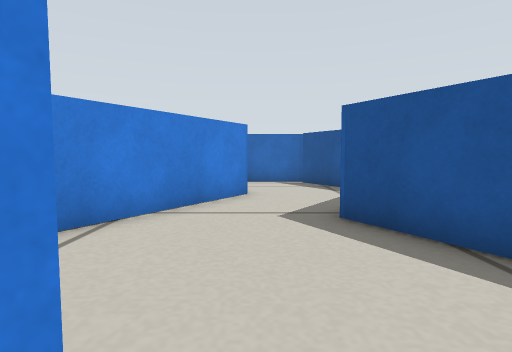
View 1 (above)

14 first-person views from a walk through a world built for the Gazebo simulator. The camera is 0.23 m above the floor, tilts 4° down and sees 80° across. The floor is counted in squares, 0.2 m on a side. Each view is taken from the middle of a square. On the plan, view 1 faces up. The plan holds only what a view shows up to about 13 squares ahead; the rest is blank.

View 2
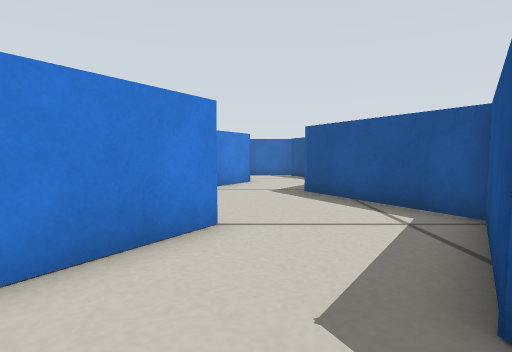

View 3
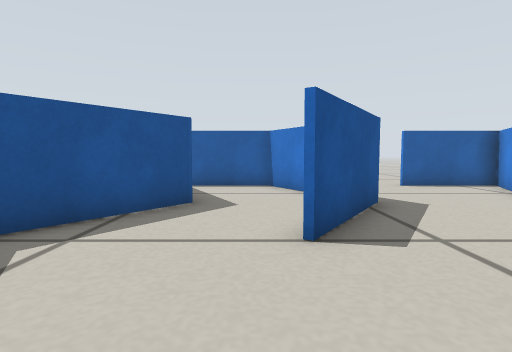

View 4
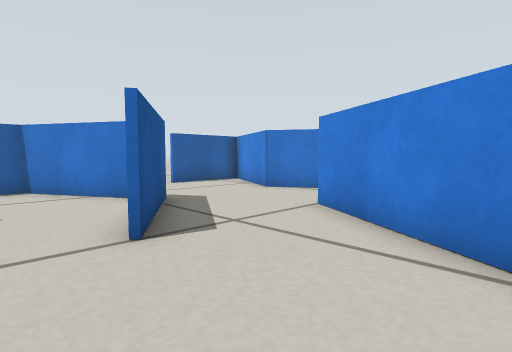

View 5
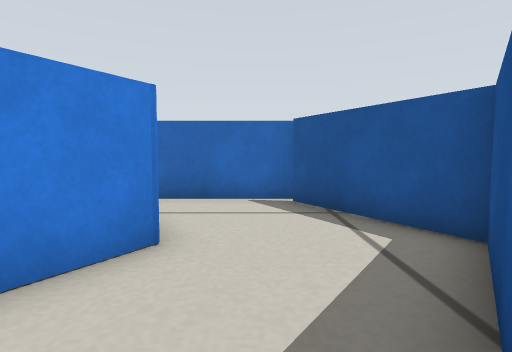

View 6
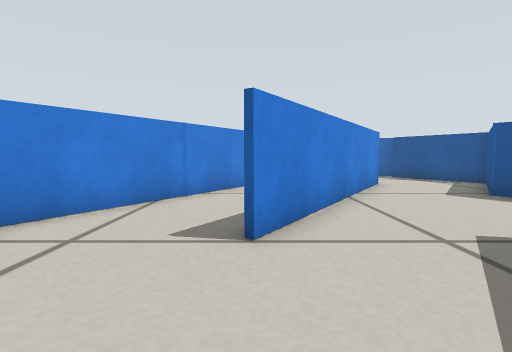

View 7
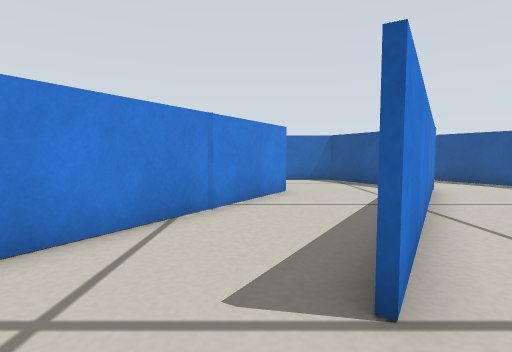

View 8
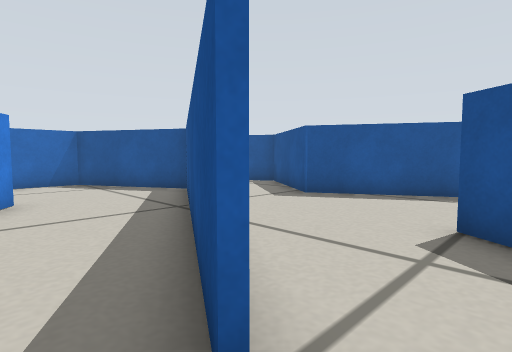

View 9
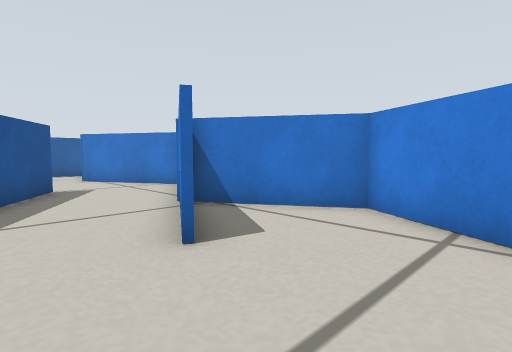

View 10
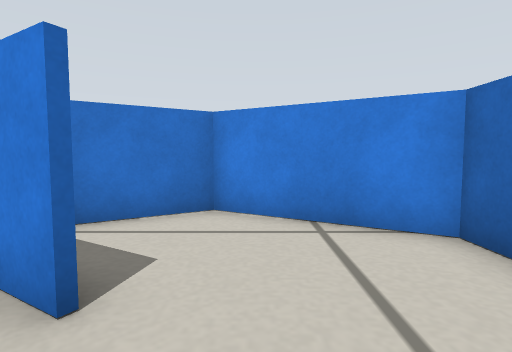

View 11
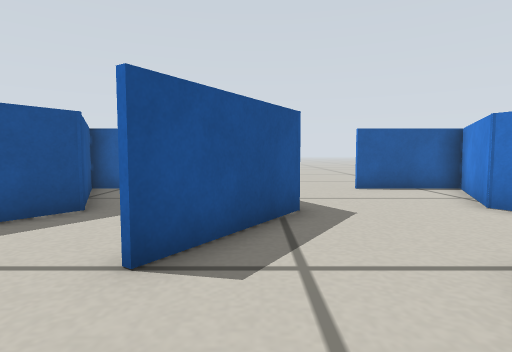

View 12
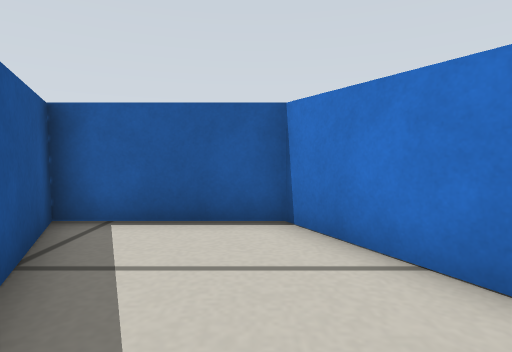

View 13
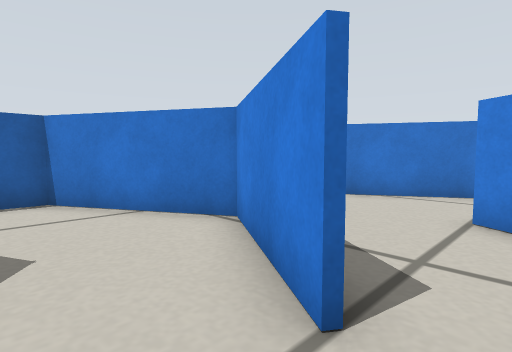

View 14
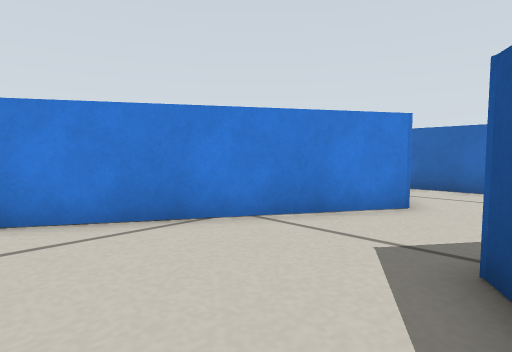

### Floor plan
Points are (right, up) in squares from view 1. A wall is a line through its corners. A room is listed if a view was taken in it or the views show most of it. See-through windows are left out.
Room 1 (views 1, 2, 3, 4, 5, 11, 12, 13, 14)
walls: (-0.6, 1) (-2.7, -2.2) (-0.5, -6.2) (3.5, -6.2) (1.5, -2.2) (4, 1.2) (1.5, 5.4) (4, 8.9) (1.9, 12.5); (-1.7, -0.3) (-0.8, 1.1); (-0.2, 8.9) (-4.5, 2); (2, 12.9) (-1.6, 12.9)
ways out: opening at (-3, 1) to room 2
Room 2 (views 6, 7, 8)
walls: (-5.2, 1) (-3.5, 3.8); (-2.9, -2.2) (-1.7, -0.3); (-4.5, 2) (-5.1, 0.9); (-9.3, 1.5) (-7, -2.5) (-8.9, -6.2) (-5.4, -6.2); (-6.6, 6) (-9.1, 1.8)
ways out: opening at (-3, 1) to room 1; opening at (-5, 5) to room 3; opening at (-3.5, -6)
Room 3 (views 9, 10)
walls: (-5, 8.7) (-6.6, 6); (-6.2, 12.9) (-7.1, 12.9) (-9.3, 9); (-9.1, 9.3) (-7.1, 5.7); (-3.5, 3.8) (-0.4, 8.9) (-2.8, 12.9) (-4.6, 12.9)
ways out: opening at (-5, 5) to room 2

Positions as (right, up) in squares from view 1, and headings:
1: (0, 0), facing up
2: (0, -4), facing up
3: (0, 5), facing down
4: (1, 5), facing down-left
5: (1, 5), facing up
6: (-5, -3), facing up
7: (-6, -1), facing up
8: (-6, 0), facing up-right
9: (-3, 12), facing down-left
10: (-3, 10), facing left
11: (-2, 4), facing down
12: (0, -1), facing down
13: (1, 2), facing down-left
14: (2, 2), facing up-left
